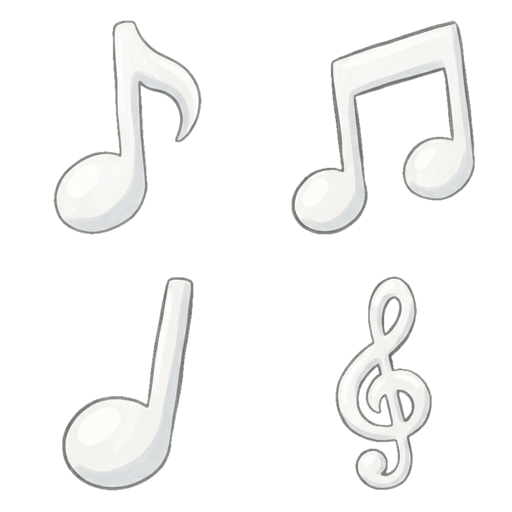
#> input picture Assets/Build/fx_notes.png, 512 x 512 px, given in place of CME Strawberry Sticker.png, which was not available
$ python finish_stickers.py ../Assets/Build/fx_notes.png ../Assets/Build/gift_paper_candy.png
#> lines starting #> are read from the running program, lines starting #| are printed output that depends on the picture; after the words box and inside, x2 and y2 are one past the last pixel; in counts of white or black regions, pixels touching at a corner belong together
"""Combines Wando's soft cutout mask with a border flood-fill so interior details (music notes,
scent wisps) that the segmentation model dropped are kept. Crops, pads and resizes to 512px."""
import numpy as np, sys, os
from PIL import Image
from collections import deque
src_dir, out_dir = sys.argv[1], sys.argv[2]
pairs = [('CME Strawberry Sticker.png', 'CME Sticker Cutout T8 1.png', 'sticker_strawberry.png'),
         ('CME Banana Sticker.png', 'CME Sticker Cutout 2.png', 'sticker_banana.png'),
         ('CME Restless Sticker.png', 'CME Sticker Cutout T8 2.png', 'sticker_restless.png')]
for orig, cut, out in pairs:
    o = np.asarray(Image.open(os.path.join(src_dir, orig)).convert('RGB')).astype(int)
    c = np.asarray(Image.open(os.path.join(src_dir, cut)).convert('RGBA'))
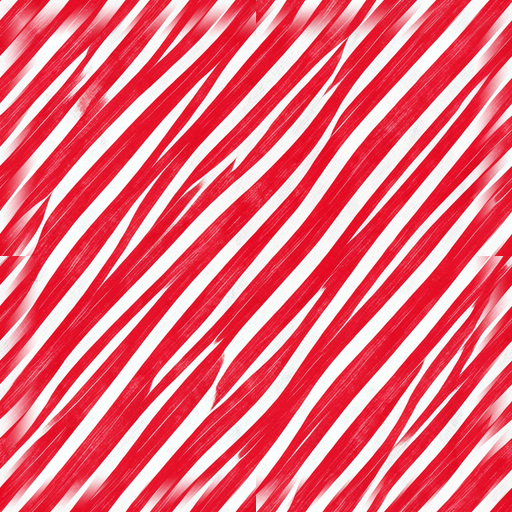
#> input picture Assets/Build/gift_paper_candy.png, 512 x 512 px, given in place of CME Sticker Cutout T8 1.png, which was not available
    h, w, _ = o.shape
#> h = 512; w = 512
    white = (o.min(axis=2) > 236) & (o.max(axis=2) - o.min(axis=2) < 14)
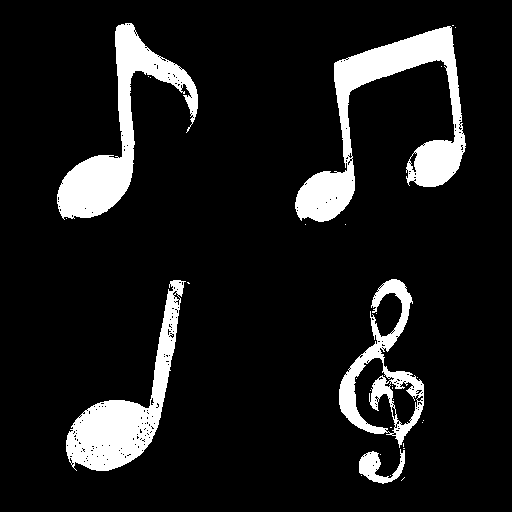
#> white: shape (512, 512) bool; 10.8% white; 30 white regions (25 under 20 px), largest, box (x1, y1, x2, y2) and area: (295, 26, 466, 222) 9591, (57, 23, 198, 220) 7238, (66, 280, 186, 471) 6644, (339, 279, 424, 448) 4114, (359, 449, 405, 484) 717
    bg = np.zeros((h, w), bool)
    q = deque()
    for x in range(w):
        for y in (0, h - 1):
            if white[y, x] and not bg[y, x]: bg[y, x] = True; q.append((y, x))
#> bg: shape (512, 512) bool; every value is 0
    for y in range(h):
        for x in (0, w - 1):
            if white[y, x] and not bg[y, x]: bg[y, x] = True; q.append((y, x))
    while q:
        y, x = q.popleft()
        for dy, dx in ((1, 0), (-1, 0), (0, 1), (0, -1)):
            ny, nx = y + dy, x + dx
            if 0 <= ny < h and 0 <= nx < w and white[ny, nx] and not bg[ny, nx]:
                bg[ny, nx] = True; q.append((ny, nx))
    flood = (~bg).astype(np.uint8) * 255
    # soften flood edge a little and union with model alpha
    from PIL import ImageFilter
    flood_soft = np.asarray(Image.fromarray(flood).filter(ImageFilter.MinFilter(3)).filter(ImageFilter.GaussianBlur(1.2)))
#> flood: shape (512, 512); every value is 255
    alpha = np.maximum(c[..., 3], flood_soft)
    rgba = np.dstack([o.astype(np.uint8), alpha])
    img = Image.fromarray(rgba, 'RGBA')
    bb = img.getbbox()
#> bb = (0, 0, 512, 512)
    img = img.crop(bb)
    s = max(img.size)
#> s = 512
    pad = int(s * 0.04)
#> pad = 20
    canvas = Image.new('RGBA', (s + 2 * pad, s + 2 * pad), (0, 0, 0, 0))
#> canvas: PIL image 552x552 RGBA; every value is 0
    canvas.paste(img, ((s + 2 * pad - img.size[0]) // 2, (s + 2 * pad - img.size[1]) // 2), img)
    canvas = canvas.resize((512, 512), Image.LANCZOS)
#> canvas: PIL image 512x512 RGBA
    # bleed colour into transparent pixels to avoid dark fringes when mipmapped
    arr = np.asarray(canvas).astype(float)
    a = arr[..., 3:4] / 255
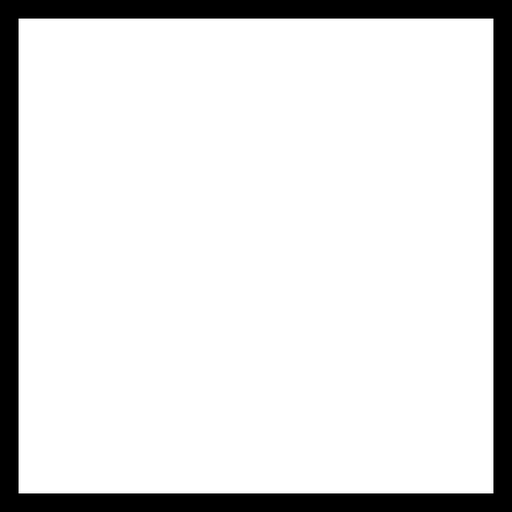
#> a: shape (512, 512, 1) float64; min 0, max 1, mean 0.86
    rgb = arr[..., :3]
    blur = np.asarray(Image.fromarray(np.uint8(rgb * a)).filter(ImageFilter.GaussianBlur(6))).astype(float)
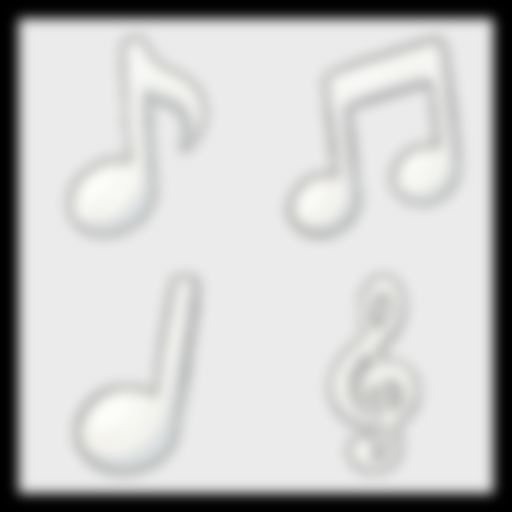
#> blur: shape (512, 512, 3) float64; mean R, G, B 198.3, 198.4, 198
    wsum = np.asarray(Image.fromarray(np.uint8(a[..., 0] * 255)).filter(ImageFilter.GaussianBlur(6))).astype(float)[..., None] / 255
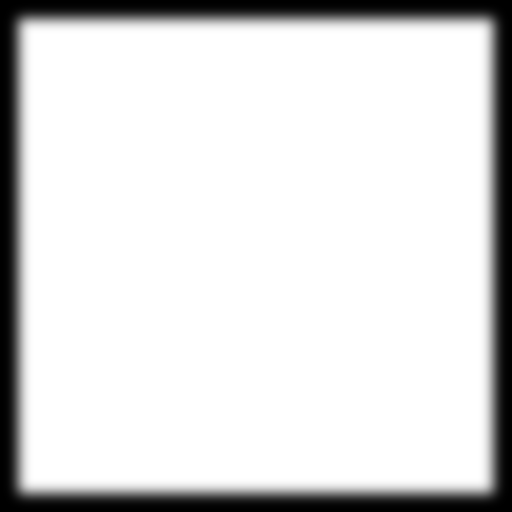
#> wsum: shape (512, 512, 1) float64; min 0, max 1, mean 0.86
    fill = np.where(wsum > 0.01, blur / np.maximum(wsum, 1e-3), 230)
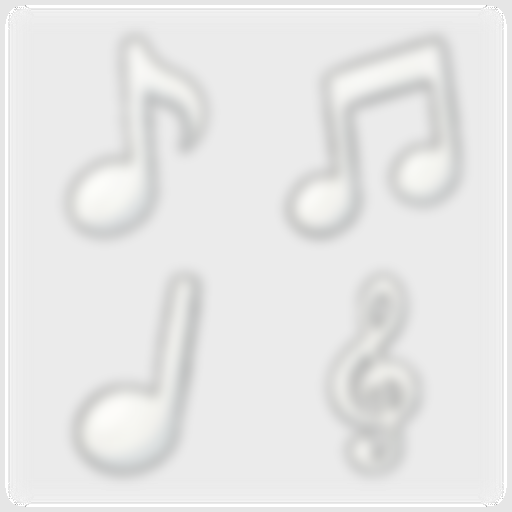
#> fill: shape (512, 512, 3) float64; mean R, G, B 231.5, 231.6, 231.2
    rgb = np.where(a > 0.02, rgb, fill)
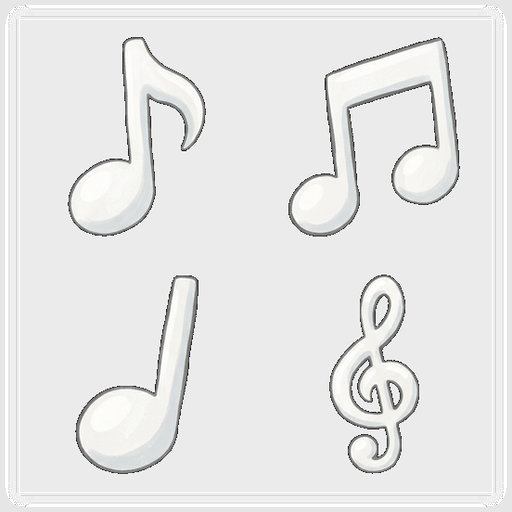
#> rgb: shape (512, 512, 3) float64; mean R, G, B 231.4, 231.5, 231.1
    Image.fromarray(np.uint8(np.clip(np.dstack([rgb, arr[..., 3]]), 0, 255)), 'RGBA').save(os.path.join(out_dir, out))
#> (the run stopped early here; a loop or call above may not have finished)
